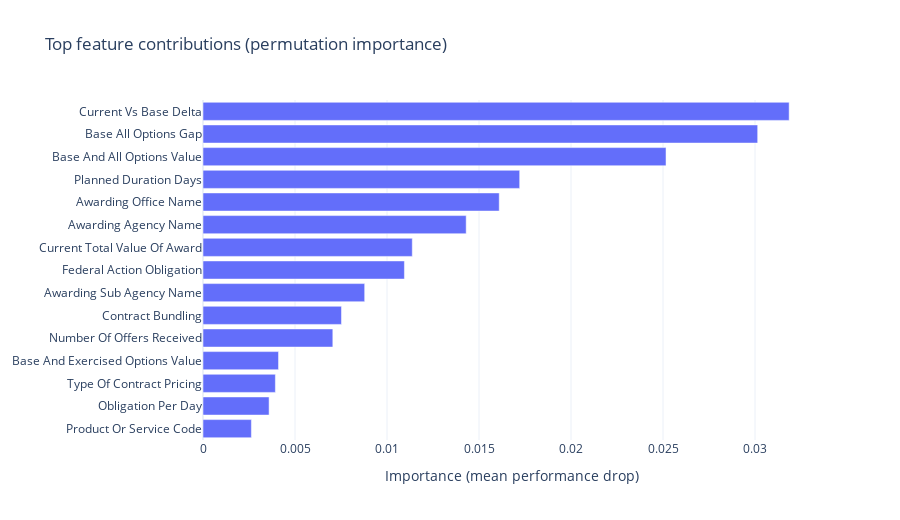

The cell this chart's notebook holds for it:
### Markdown cell above
## Feature drivers of modification risk

Permutation importance clarifies which levers move the probability needle. Value deltas, award size, and time horizon dominate the ranking, followed by procurement office and pricing signals.

### Code cell
def prettify_feature(raw_name: str) -> str:
    cleaned = raw_name.split('__', 1)[-1] if '__' in raw_name else raw_name
    return cleaned.replace('_', ' ').title()

feature_importances = artifacts.feature_importances.copy()
feature_importances['friendly'] = feature_importances['feature'].apply(prettify_feature)

top_features = feature_importances.head(15)
fig = go.Figure(
    data=[
        go.Bar(
            x=top_features['importance'][::-1],
            y=top_features['friendly'][::-1],
            orientation='h',
            marker_color='#636efa',
        )
    ]
)
fig.update_layout(
    title='Top feature contributions (permutation importance)',
    template='plotly_white',
    height=520,
    xaxis_title='Importance (mean performance drop)',
)
iplot(fig)

top_features[['friendly', 'importance']]

### Figure 1 — Plotly figure (JSON) as saved in the notebook; plotly's stock layout.template omitted (floating-point values rounded to 4 significant figures)
{"data": [{"marker": {"color": "#636efa"}, "orientation": "h", "type": "bar", "x": [0.00263, 0.003592, 0.003934, 0.004105, 0.007055, 0.007525, 0.008787, 0.01095, 0.01137, 0.0143, 0.0161, 0.01721, 0.02516, 0.03014, 0.03185], "y": ["Product Or Service Code", "Obligation Per Day", "Type Of Contract Pricing", "Base And Exercised Options Value", "Number Of Offers Received", "Contract Bundling", "Awarding Sub Agency Name", "Federal Action Obligation", "Current Total Value Of Award", "Awarding Agency Name", "Awarding Office Name", "Planned Duration Days", "Base And All Options Value", "Base All Options Gap", "Current Vs Base Delta"]}], "layout": {"height": 520, "title": {"text": "Top feature contributions (permutation importance)"}, "xaxis": {"title": {"text": "Importance (mean performance drop)"}}}}
